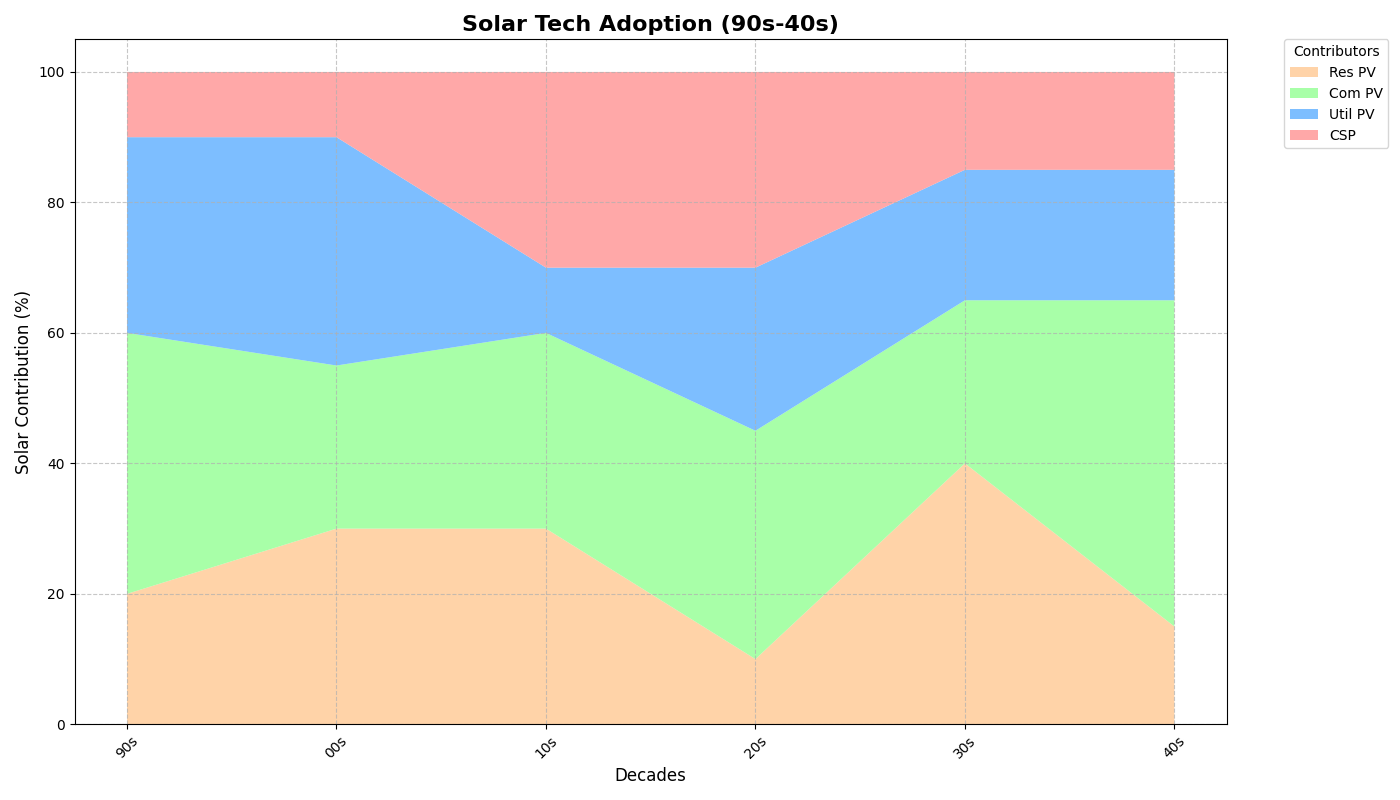

This chart was generated by the following Python code:
import matplotlib.pyplot as plt
import numpy as np

# Decades and contributors
decades = ['90s', '00s', '10s', '20s', '30s', '40s']
contributors = ['Res PV', 'Com PV', 'Util PV', 'CSP']

# Solar adoption data
solar_adoption = np.array([
    [20, 40, 30, 10],
    [30, 25, 35, 10],
    [30, 30, 10, 30],
    [10, 35, 25, 30],
    [40, 25, 20, 15],
    [15, 50, 20, 15]
])

# Create a stacked area chart with shuffled colors
plt.figure(figsize=(14, 8))
colors = ['#ffcc99','#99ff99','#66b3ff','#ff9999']  # Shuffled the color order
plt.stackplot(decades, solar_adoption.T, labels=contributors, colors=colors, alpha=0.85)

# Chart details
plt.title("Solar Tech Adoption (90s-40s)", fontsize=16, fontweight='bold')
plt.xlabel('Decades', fontsize=12)
plt.ylabel('Solar Contribution (%)', fontsize=12)
plt.xticks(rotation=45)
plt.legend(loc='upper left', title='Contributors', bbox_to_anchor=(1.05, 1), borderaxespad=0)
plt.grid(True, linestyle='--', alpha=0.7)

# Adjust layout
plt.tight_layout()

# Display plot
plt.show()
